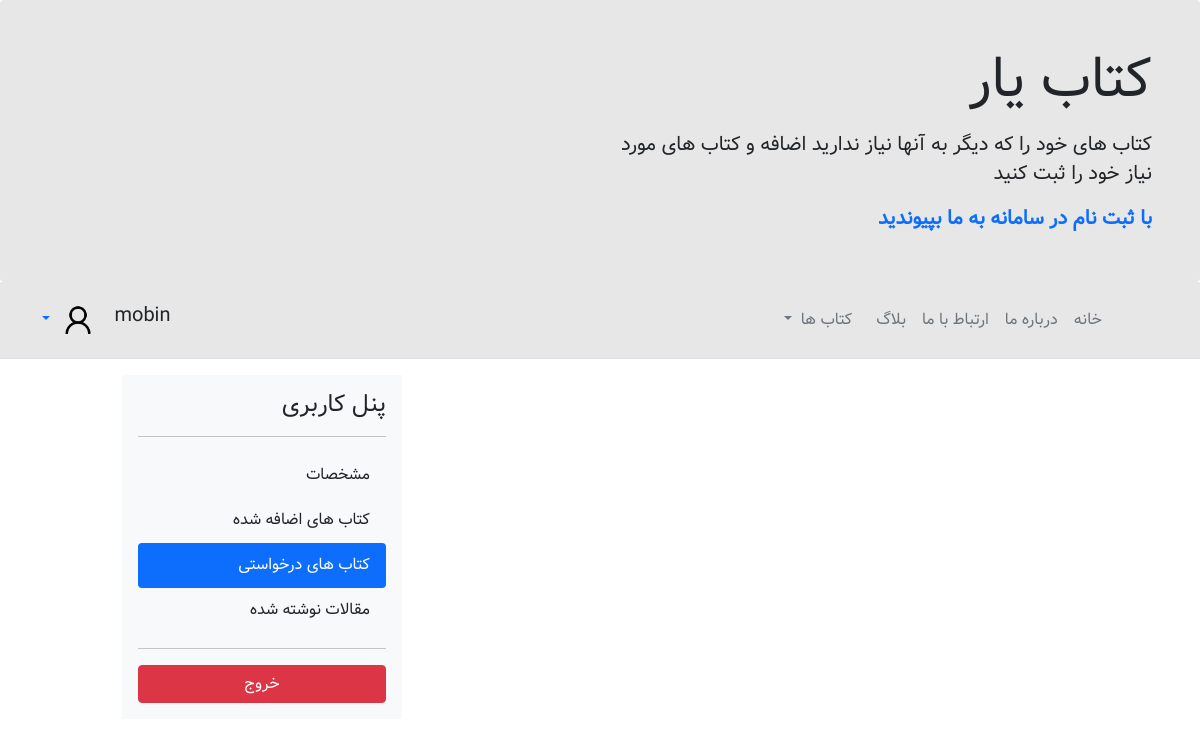
Before: /accounts/2/panel_needed_books/ (signed in) with the older database file.
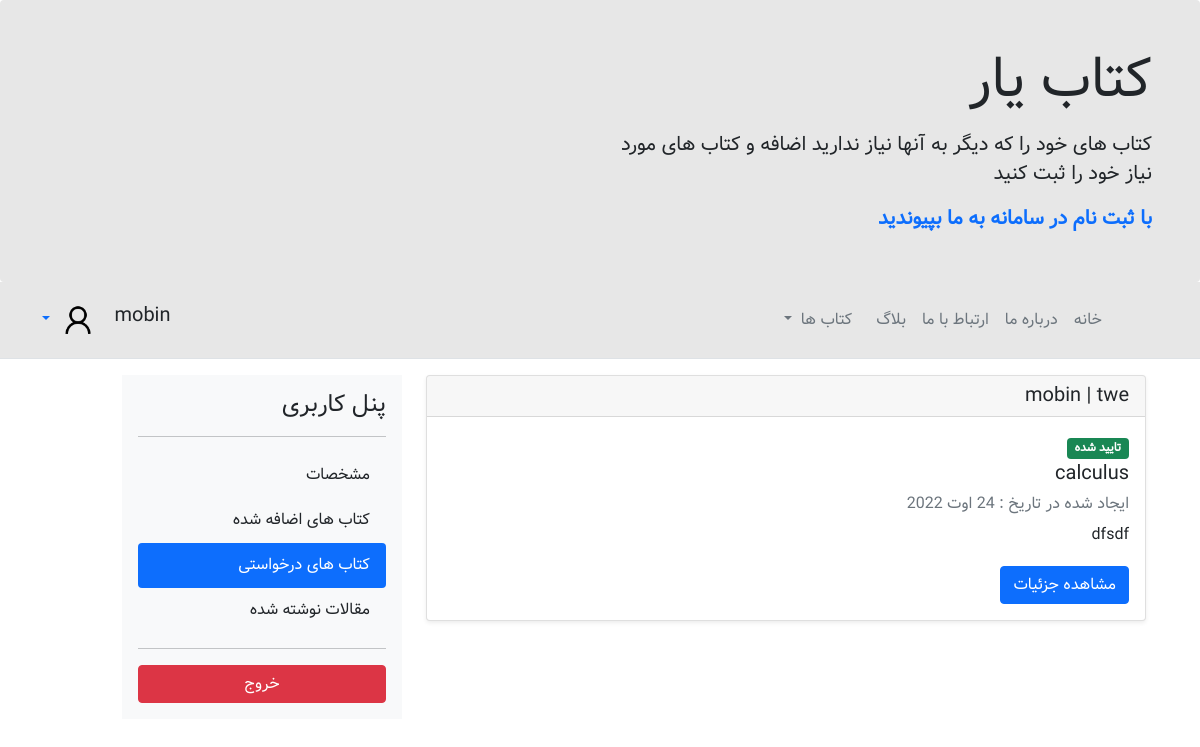
After: the same page with the newer database file.
### accounts/models.py (models this page shows, shortened)
class CustomUser(AbstractUser):
    GENDER_CHOICES = (
        ('male', _('male')),
        ('female', _('femail')),
    )
    age = models.IntegerField(blank=True, null=True, verbose_name=_('age'))
    profile = models.ImageField(upload_to='profiles/', blank=True, verbose_name=_('profile'))
    gender = models.CharField(max_length=10, choices=GENDER_CHOICES, blank=True, verbose_name=_('gender'))
    biography = models.TextField(blank=True, verbose_name=_('biography'))
    phone = models.CharField(max_length=12, blank=True, verbose_name=_('phone'))
    address = models.TextField(blank=True, verbose_name=_('address'))

### books/models.py (models this page shows, shortened)
class Book(models.Model):
    NEED_OR_ADD_CHOICES = (
        ('need', _('needed')),
        ('add', _('added')),
    )
    MAJOR_CHOICES = (
        ('riazi', _('riazi')),
        ('tajrobi', _('tajrobi')),
        ('ensani', _('ensani')),
        ('general', _('general')),
        ('other', _('other')),
    )
    GRADE_CHOICES = (
        ('ten', _('tenth')),
        ('ele', _('eleventh')),
        ('twe', _('twelfth')),
        ('alg', _('all grades')),
        ('oth', _('other')),
    )
    LESSON_CHOICES = (
        ('calculus', _('calculus')),
        ('physics', _('physics')),
        ('chemistry', _('chemistry')),
        ('geometry', _('geometry')),
        ('statistics and probability', _('statistics and probability')),
        ('discrete math', _('discrete math')),
        ('biology', _('biology')),
        ('persian', _('persian')),
        ('arabic', _('arabic')),
        ('english', _('english')),
        ('religion and life', _('religion and life')),
        ('other', _('other')),
    )
    title = models.CharField(max_length=200, blank=False, verbose_name=_('title'))
    book_official_link = models.TextField(blank=False, verbose_name=_('book official link'))
    publisher = models.CharField(max_length=100, blank=False, verbose_name=_('publisher'))
    description = models.TextField(blank=True, verbose_name=_('description'))
    major = models.CharField(max_length=10, choices=MAJOR_CHOICES, blank=False, verbose_name=_('major'))
    grade = models.CharField(max_length=3, choices=GRADE_CHOICES, blank=False, verbose_name=_('grade'))
    lesson = models.CharField(max_length=30, choices=LESSON_CHOICES, blank=False, verbose_name=_('lesson'))
    need_or_add = models.CharField(max_length=5, choices=NEED_OR_ADD_CHOICES, blank=False, verbose_name=_('need or add'))
    year = models.IntegerField(verbose_name=_('publish year'))
    date_created = models.DateField(auto_now_add=True)
    time_created = models.TimeField(auto_now_add=True)
    user = models.ForeignKey(get_user_model(), related_name='books', on_delete=models.CASCADE)
    is_active = models.BooleanField()
    book_cover = models.ImageField(upload_to='book_covers/', blank=True, verbose_name=_('book cover'))
    def get_absolute_url(self):
        return reverse('book_detail', args=[self.id])

### accounts/views.py (the view)
# urls.py: path('<int:pk>/panel_needed_books/', views.user_needed_books_view, name='panel_needed_books'),
@login_required
def user_needed_books_view(request, pk):
    user = request.user
    user_needed_books = user.books.all().filter(need_or_add='need').order_by('-time_created')
    return render(request, 'accounts/user_panel_neededbooks.html', {
        'user': user,
        'books': user_needed_books,
    })

### accounts/templates/accounts/user_panel_neededbooks.html (shortened to what this page needs)
{% extends '_base_panel.html' %}
{% load static %}
{% load crispy_forms_tags %}
{% block nav-links %}
    <li><a href="{% url 'home' %}" class="nav-link px-2 text-secondary">خانه</a></li>
    <li><a href="{% url 'home' %}#about" class="nav-link px-2 text-secondary ">درباره ما</a></li>
    <li><a href="{% url 'home' %}#contact" class="nav-link px-2 text-secondary ">ارتباط با ما</a></li>
    <li><a href="{% url 'blog_list' %}" class="nav-link px-2 text-secondary ">بلاگ</a></li>
    <li class="nav-item dropdown ">
        <a class="nav-link dropdown-toggle text-secondary" href="#" role="button" data-bs-toggle="dropdown"
           aria-expanded="false">
            کتاب ها
        </a>
    </li>
{% endblock nav-links %}
{% block panel-content %}
    {% for book in books %}
        <div class="card shadow-sm">
            <h5 class="card-header">{{ book.user.username }} | {{ book.grade }}</h5>
            <div class="card-body">
                            {% if book.is_active == True %}
                <span class="badge bg-success">تایید شده</span>
            {% else %}
                <span class="badge bg-primary">در حال بررسی</span>
            {% endif %}
                <h5 class="card-title">{{ book.lesson }}</h5>
                <h6 class="card-title text-muted">ایجاد شده در تاریخ : {{ book.date_created }}</h6>
                <p class="card-text">{{ book.description|truncatewords:25 }}</p>
                <a href="{{ book.get_absolute_url }}" class="btn btn-primary text-left">مشاهده جزئیات</a>
            </div>
        </div>
    {% endfor %}
{% endblock panel-content %}
{% block panel-nav %}
    <li class="nav-item">
        <a href="{% url 'panel' user.id %}" class="nav-link link-dark" aria-current="page">
            مشخصات
        </a>
    </li>
    <li>
        <a href="{% url 'panel_added_books' user.id %}" class="nav-link link-dark">
            کتاب های اضافه شده
        </a>
    </li>
    <li>
        <a href="{% url 'panel_needed_books' user.id %}" class="nav-link active">
            کتاب های درخواستی
        </a>
    </li>
    <li>
        <a href="{% url 'panel_posts' user.id%}" class="nav-link link-dark">
            مقالات نوشته شده
        </a>
    </li>
{% endblock panel-nav %}

### templates/_base_panel.html (shortened to what this page needs)
{% extends '_base.html' %}
{% load static %}
{% load i18n %}
{% block page-content %}
    <div class="container">
        <div class="row">
            <div class="col-8">
                {% block panel-content %}
                {% endblock panel-content %}
            </div>
            <div class="col-4">
                <div class="d-flex flex-column flex-shrink-0 p-3 bg-light" style="width: 280px;">
                    <a href="/"
                       class="d-flex align-items-center mb-3 mb-md-0 me-md-auto link-dark text-decoration-none">
                        <span class="fs-4">پنل کاربری</span>
                    </a>
                    <hr>
                    <ul class="nav nav-pills flex-column mb-auto">
                        {% block panel-nav %}
                        {% endblock panel-nav %}
                    </ul>
                    <hr>
                    <a href="{% url 'logout' %}" class="btn btn-danger">خروج</a>
                </div>
            </div>
        </div>
    </div>
{% endblock page-content %}

### templates/_base.html (shortened to what this page needs)
{% load static %}
{% load i18n %}
<!DOCTYPE html>
<html lang="en" dir="rtl">
<head>
    <link rel="stylesheet" href="https://cdn.jsdelivr.net/npm/bootstrap@5.0.2/dist/css/bootstrap.rtl.min.css"
>
    <link rel="stylesheet" href="{% static 'css/style.css' %}">
</head>
<body>
<div class="p-4 p-md-5  rounded" style="background-color: rgb(231, 231, 231);">
    <div class="col-md-6 px-0">
        <h1 class="display-4">کتاب یار</h1>
        <p class="lead my-3">کتاب های خود را که دیگر به آنها نیاز ندارید اضافه و کتاب های مورد نیاز خود را ثبت
            کنید</p>
        <p class="lead mb-0 text-primary fw-bold">با ثبت نام در سامانه به ما بپیوندید</p>
    </div>
</div>
<header class="p-3 mb-3 border-bottom sticky-top" style="background-color: rgb(231, 231, 231);">
    <div class="container">
        <div class="d-flex flex-wrap align-items-center justify-content-center justify-content-lg-start">
            <a href="/" class="d-flex align-items-center mb-2 mb-lg-0 text-dark text-decoration-none">
                <svg class="bi me-2" width="40" height="32" role="img" aria-label="Bootstrap">
                    <use xlink:href="#bootstrap"></use>
                </svg>
            </a>
            <ul class="nav col-12 col-lg-auto me-lg-auto mb-2 justify-content-center mb-md-0 ">
                {% block nav-links %}
                {% endblock nav-links %}
            </ul>
            {% if user.is_authenticated %}
                <h5 class="navbar-brand">{{ user.username }}</h5>
            {% else %}
                <a href="{% url 'login' %}" class="btn btn-success mx-2">ورود</a>
                <a href="{% url 'signup' %}" class="btn btn-warning mx-2">ثبت نام</a>
            {% endif %}
            <div class="dropdown text-end">
                <a href="#" class="d-block text-decoration-none dropdown-toggle" data-bs-toggle="dropdown"
                   aria-expanded="false">
                    {% if user.is_authenticated and user.profile %}
                        <img src="{{ user.profile.url }}" alt="mdo" width="40" height="40"
                             class="rounded-circle">
                    {% else %}
                        <img src="{% static 'img/user.png' %}" alt="mdo" width="40" height="40"
                             class="rounded-circle">
                    {% endif %}
                </a>
            </div>
        </div>
    </div>
</header>
<div class="container">
    {% block page-content %}
    {% endblock page-content %}
</div>
</body>
</html>

### static/css/style.css (style rules this page uses)
* { font-family: "vazir", sans-serif; line-height: 1.8rem; }
a { text-decoration: none; }

### templates/_base.html (style rules this page uses)
a { text-decoration: none; }

Changed rows visible on the page:
added Book: user.username "mobin", grade "twe", is_active "تایید شده", lesson "calculus", date_created "24 اوت 2022", description "dfsdf"
